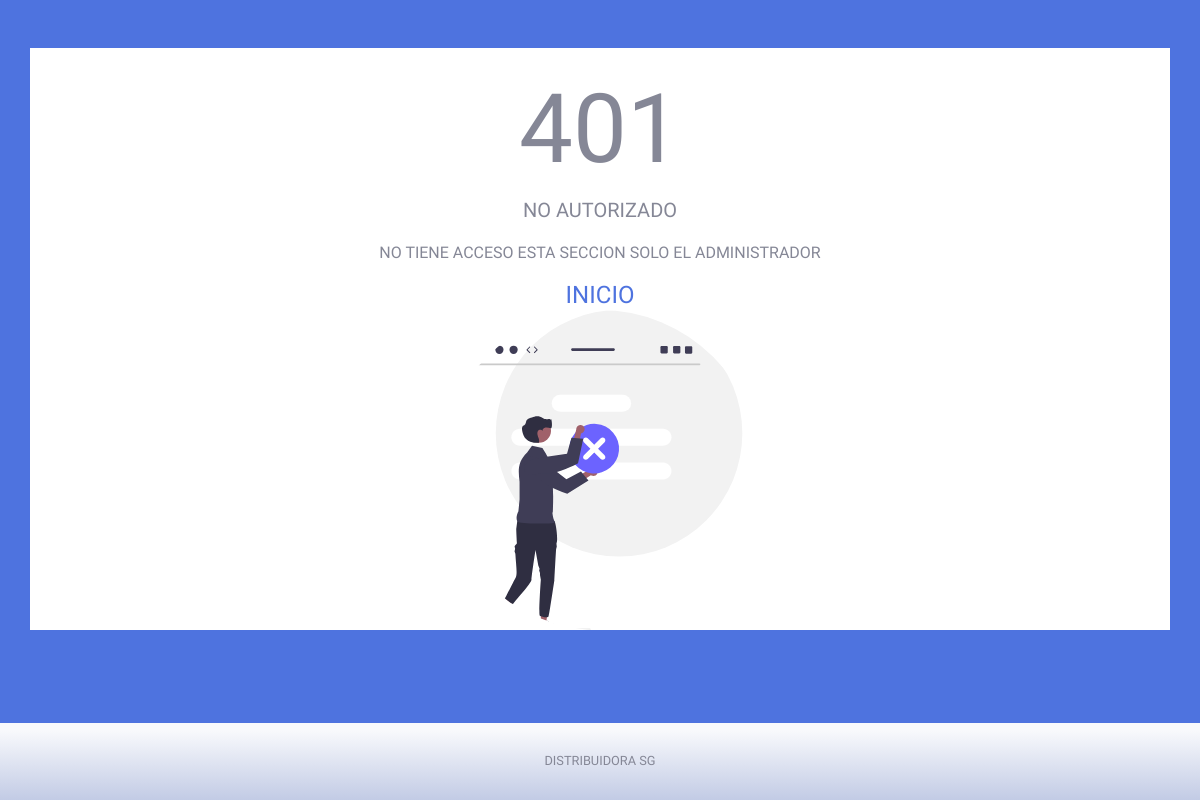
The page /index.php?c=vistasAd&a=adminColaboradores (signed in) on the database as committed earlier.
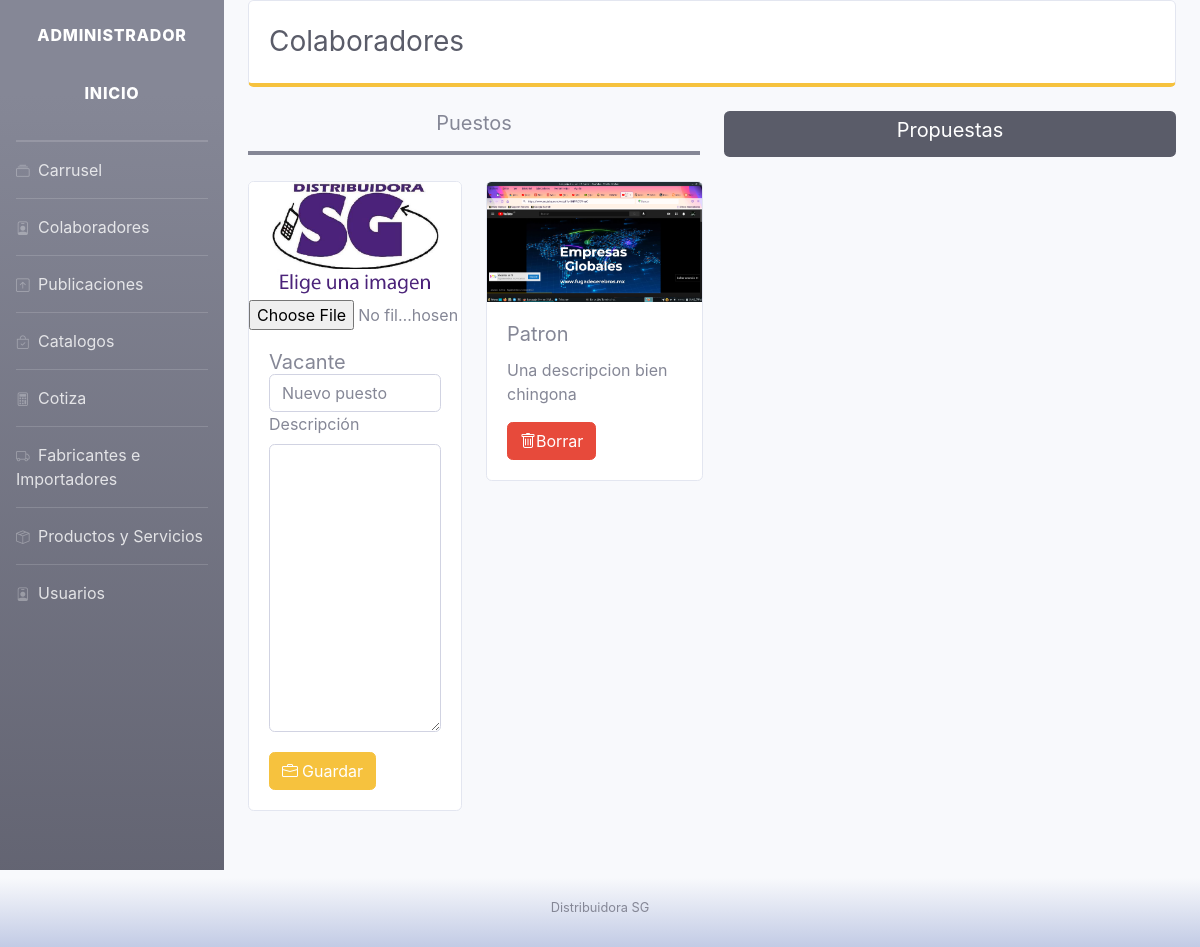
The same page on the database as committed later.
### tables this page shows
CREATE TABLE `vacantess` (
  `id` int(11) NOT NULL,
  `vacante` varchar(30) NOT NULL,
  `descripcion` varchar(500) NOT NULL,
  `rutaImg` varchar(60) NOT NULL
);

### database/database.php (called while the page is built, shortened)
<?php
class Database{
     public function __construct(){
        $this->value = $this->datos();
        $this->hostName = $this->value['host'];
        $this->dbname = $this->value['dbname'];
        $this->user = $this->value['user'];
        $this->pass = $this->value['password'];
        try {
            $options = [PDO::ATTR_ERRMODE => PDO::ERRMODE_EXCEPTION, PDO::ATTR_EMULATE_PREPARES => false];
            $this->conn = new PDO("mysql:host=" . $this->hostName. ";dbname=" . $this->dbname,$this->user, $this->pass,$options);
        } catch (PDOException $error) {
            die("El error es :" . $error->getMessage());
        }
    }
    function datos(){
        $ruta = 'config/configDb.json';
        $conf = file_get_contents($ruta);
        return json_decode($conf,true);
    }
}
?>

### models/modeloInicio.php (called while the page is built, shortened)
<?php
require_once("database/database.php");
class modeloInicio
{
    public $based;
    function __construct()
    {
        $this->based = new Database();
        $this->based = $this->based->conn;
    }
    public function getVacantes()
    {
        $sql = "SELECT * FROM vacantess;";
        $resultados = $this->based->prepare($sql);
        $resultados->execute();
        $res = $resultados->fetchAll();
        return $res;
    }
}

### views/administrador/colaboradores.php (the view, shortened to what the changed rows need)
<?php
include 'components/header.php';
?>
<div class="container-fluid">
  <div class="card mb-4 py-1 border-bottom-warning">
    <div class="card-body">
      <div class="d-sm-flex align-items-center ">
        <h1 class="h3 mb-0 text-gray-800">Colaboradores</h1>
      </div>
    </div>
  </div>
  <div class="row row-cols-2">
    <div class="col ">
      <div class="container border-bottom-secondary mb-3"> <h5 class="text-center pb-2"> Puestos </h5></div>
    </div>
    <div class="col">
      <a href="index.php?c=vistasAd&a=postuladosAd"><div class="container btn bg-dark text-white mb-3"><h5 class="text-center">Propuestas</h5></div></a>
    </div>
  </div>
  <div class="row ">
    <div class=" col-xl-3 col-lg-6 col-md-8 col-sm-12 ">
    <form action="index.php?c=colaboradores&a=postVacantes" method="POST" enctype="multipart/form-data">
      <div class="card mt-2 m-0 " style="">
        <img src="images/logos-assets/logos.png" class="card-img-top "  id="caja" alt="...">
        <input type="file" class="form-control-file mt-1  " id="inputImg" name="img">
       <div class="card-body">
          <label for="vaca" class="mb-0 h5">Vacante</label>
          <input type="text" name="vacante" class="form-control mt-0" placeholder="Nuevo puesto" style="" id="">
          <label for="descripcion">Descripción</label>
   <p class="card-text"><textarea name="descripcion" id="" class="form-control mx-0 card-text " style="height:18rem;font-size: 80%;font-weight: 400;" arial-label="With textarea"></textarea></p>
          <button type="submit" name="guardarV" value="guardarV" class="btn btn-warning mt-1"><i class="bi bi-briefcase mr-1"></i>Guardar</button>
        </div>
      </div>
</form>
    </div>
    <div class=" col-xl-9 col-lg-12 col-md-12 col-sm-12 ">
      <div class="card-columns">
      <?php if(isset($data['vacantes']) && !empty($data['vacantes'])){
        foreach ($data['vacantes'] as $key ) { ?>
            <div class="card  mx-auto my-2" >
            <img src="<?= $key['rutaImg']?>" class="card-img-top" alt="<?= $key['rutaImg']?>">
            <div class="card-body">
              <h5 class="card-title"><?= $key['vacante']?></h5>
              <p class="card-text"><?= $key['descripcion']?></p>
              <a href="index.php?c=colaboradores&a=removeColaborador&id=<?=$key['id']?>&r=<?= $key['rutaImg']?>" class="btn btn-danger"><i class="bi bi-trash"></i>Borrar</a>
            </div>
          </div>
      <?php } }?>
      </div>
    </div>
  </div>
</div>
  <br><br><br><br><br>
  <?php
  include 'components/footer.php';
  ?>

### views/static/errores.php
<?php
include('views/components/header.php');
?>
      <div class="container bg-white mt-5">
        <div class="row justify-content-center">
          <div class="col-lg-6">
            <div class="text-center mt-4">
              <h1 class="display-1">401</h1>
              <p class="lead">NO AUTORIZADO</p>
              <p>NO TIENE ACCESO ESTA SECCION SOLO EL ADMINISTRADOR</p>
              <a href="index.php?c=vistas&a=index" class="text-primary stretched-link h4"> INICIO</a><br>
              <img class="img-profile  rounded-circle " style="width: 20rem; height: 20rem;" src="images/error.svg">
            </div>
          </div>
        </div>
      </div>
<?php
include('views/components/footer.php');
?>

### views/components/footer.php (shortened to what the changed rows need)
<br><br><br><br>
<footer class="sticky-footer bg-gradient-light  fixed-bottom mt-3">
  <div class="container mx-auto">
    <div class="copyright text-center my-auto">
      <span>DISTRIBUIDORA SG</span>
    </div>
  </div>
</footer>
</body>
</html>

### views/administrador/components/header.php (shortened to what the changed rows need)
<html lang="es">
<head>
  <link rel="stylesheet" href="https://cdn.jsdelivr.net/npm/bootstrap-icons@1.6.1/font/bootstrap-icons.css">
  <link rel="stylesheet" href="https://cdn.jsdelivr.net/npm/bootstrap@4.6.0/dist/css/bootstrap.min.css">
  <link rel="stylesheet" href="views/administrador/sb-admin-2.css">
  <link rel="stylesheet" href="https://cdnjs.cloudflare.com/ajax/libs/toastr.js/latest/css/toastr.min.css">
</head>
<body id="page-top">
  <div id="wrapper">
    <ul class="navbar-nav bg-gradient-secondary sidebar sidebar-dark accordion" id="accordionSidebar">
      <a class="sidebar-brand d-flex align-items-center justify-content-center" href="#">
        <div class="sidebar-brand-text mx-0 ">Administrador</div>
      </a>
      <a class="sidebar-brand d-flex align-items-center justify-content-center pt-0" href="index.php">
      <div class="sidebar-brand-text pt-0 ">Inicio</div>
    </a>
      <hr class="sidebar-divider my-0">
      <hr class="sidebar-divider my-0">
      <li class="nav-item">
        <a href="index.php?c=vistasAd&a=adminCarrusel" class="nav-link">
          <i class="bi bi-collection"></i>
          Carrusel
        </a>
      </li>
      <hr class="sidebar-divider my-0">
      <li class="nav-item">
        <a href="index.php?c=vistasAd&a=adminColaboradores" class="nav-link">
          <i class="bi bi-person-badge"></i>
          Colaboradores
        </a>
      </li>
      <hr class="sidebar-divider my-0">
      <li class="nav-item">
        <a href="index.php?c=vistasAd&a=adminPublicaciones" class="nav-link">
          <i class="bi bi-arrow-up-square"></i>
          Publicaciones
        </a>
      </li>
      <hr class="sidebar-divider my-0">
      <li class="nav-item">
        <a href="index.php?c=vistasAd&a=adminCatalogos" class="nav-link">
        <i class="bi bi-bag-check"></i>
          Catalogos
        </a>
      </li>
        <hr class="sidebar-divider my-0">
      <li class="nav-item">
        <a href="index.php?c=vistasAd&a=adminCotiza" class="nav-link">
        <i class="bi bi-calculator"></i>
          Cotiza
        </a>
      </li>
      <hr class="sidebar-divider  my-0">
      <li class="nav-item">
        <a href="index.php?c=vistasAd&a=adminFabricante" class="nav-link">
        <i class="bi bi-truck"></i>
          Fabricantes e Importadores
        </a>
      </li>
      <hr class="sidebar-divider  my-0">
      <li class="nav-item">
        <a href="index.php?c=vistasAd&a=adminProductosServ" class="nav-link">
        <i class="bi bi-box-seam"></i>
          Productos y Servicios
        </a>
      </li>
      <hr class="sidebar-divider my-0">
      <li class="nav-item">
        <a href="index.php?c=vistasAd&a=adminUsuarios" class="nav-link">
        <i class="bi bi-person-badge"></i>
          Usuarios
        </a>
      </li>
    </ul>
    <div id="content-wrapper" class="d-flex flex-column">
      <div id="content">

### views/administrador/components/footer.php (shortened to what the changed rows need)
</div>
         <footer class="sticky-footer bg-gradient-light mt-15  fixed-bottom">
           <div class="container my-auto">
             <div class="copyright text-center my-auto">
               <span>Distribuidora SG</span>
             </div>
           </div>
         </footer>
       </div>
      </body>
   </html>

Rows that differ between the two databases and show on the page:
added vacantess: rutaImg (picture), vacante "Patron", descripcion "Una descripcion bien chingona"
Other text that changed with them:
text no longer shown: "401 NO AUTORIZADO NO TIENE ACCESO ESTA SECCION SOLO EL ADMINISTRADOR DISTRIBUIDORA SG"
text now shown: "ADMINISTRADOR Carrusel Colaboradores Publicaciones Catalogos Cotiza Fabricantes e Importadores Productos y Servicios Usuarios Colaboradores Puestos Propuestas Vacante Descripción Guardar Distribuidora SG"
